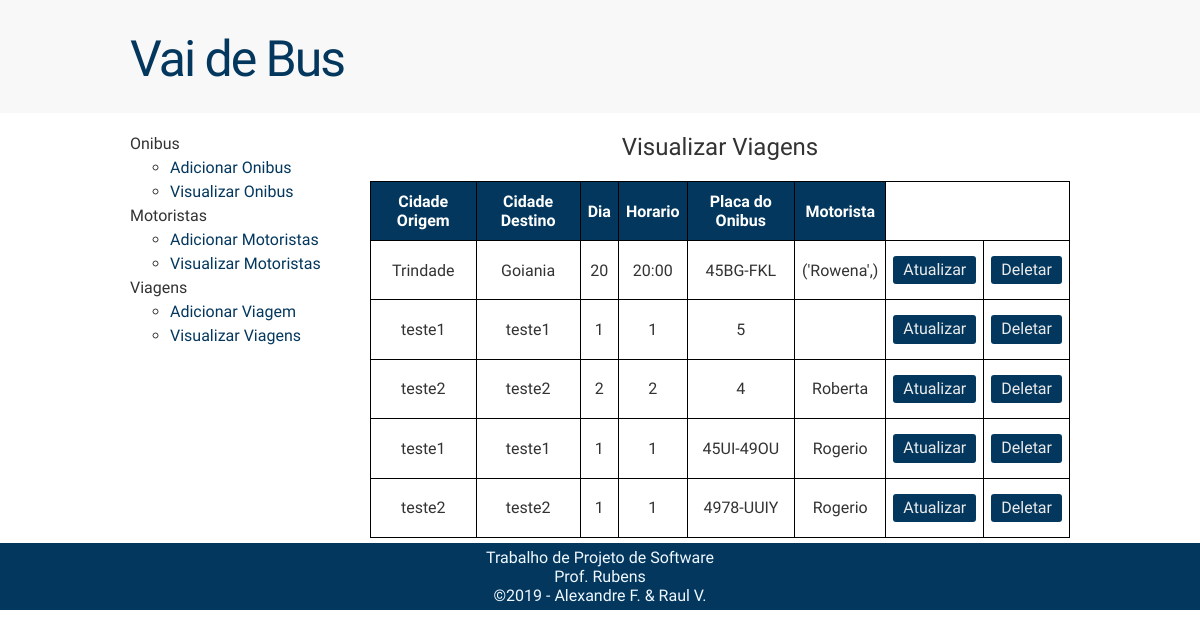
The app's page /admin/controlPanel/selectViagem, older data.
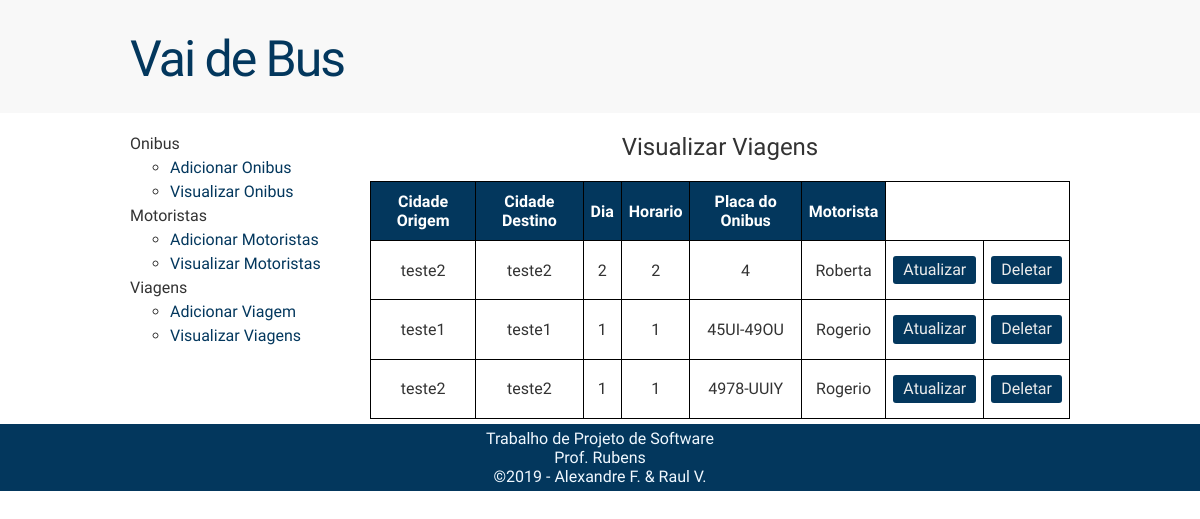
The same page, newer data.
### tables this page shows
CREATE TABLE viagens 	(numViagem INTEGER NOT NULL PRIMARY KEY AUTOINCREMENT,
						onibusPlaca TEXT UNIQUE NOT NULL,
						motoristaViagem TEXT NOT NULL,
						diaViagem TEXT NOT NULL,
						horario TEXT NOT NULL,
						cidadeOrigem TEXT NOT NULL,
						cidadeDestino TEXT NOT NULL);

### admin.py (the view)
	@app.route ("/admin/controlPanel/selectViagem", methods=["GET", "POST",])
	def selectViagem ():
		if request.method == "GET":
			return render_template ("selectViagem.html", dataViagens = dbSelectAllViagens ())

### database.py (called while the page is built)
def dbSelectAllViagens ():
	connection = sqlite3.connect ("CompOnibus.db")
	cursor = connection.cursor ()
	command = """
	SELECT cidadeOrigem, cidadeDestino, diaViagem, horario, onibusPlaca, motoristaViagem, numViagem
	FROM viagens"""
	cursor.execute (command)
	data = cursor.fetchall ()
	connection.close ()
	return data

### templates/selectViagem.html
{% extends "baseAdmin.html" %}
{% block style %}
<link rel="stylesheet" type="text/css" href="{{ url_for('static', filename='css/styleAdminSelect.css') }}">
{% endblock %}
{% block content %}
    <div class="visualizeBox">
        <h2 class="tituloViagem">Visualizar Viagens</h2>
        <table>
        	<tr>
        		<th>Cidade Origem</th>
        		<th>Cidade Destino</th>
                <th>Dia</th>
        		<th>Horario</th>
        		<th>Placa do Onibus</th>
        		<th>Motorista</th>
        	</tr>
        	{% for item in dataViagens %}
        		<tr>
        			{% for count in range (6) %}
        				<td> {{item[count]}} </td>
        			{% endfor %}
                    <form action= "{{ url_for('updateViagem') }}" method="POST">
                        <td class="button"> <button type="submit" class="botao" name="atualizar" value={{ item[6] }}>Atualizar</button></td>
                    </form>
                    <form action= "{{ url_for('deleteViagem') }}" method="POST">
                        <td class="button"> <button type="submit" class="botao" name="deletar" value={{ item[6] }}>Deletar</button></td>
                    </form>
        		</tr>
        	{% endfor %}
        </table>
    </div>
{% endblock %}

Row changes from the older to the newer data that the page shows:
removed viagens: cidadeOrigem "Trindade" "Goiania" "20" "20:00" "45BG-FKL" "('Rowena',)", {{ item[6] }} 1 (drawn)
removed viagens: cidadeOrigem "teste1" "teste1" "1" "1" "5", {{ item[6] }} 14 (drawn)
